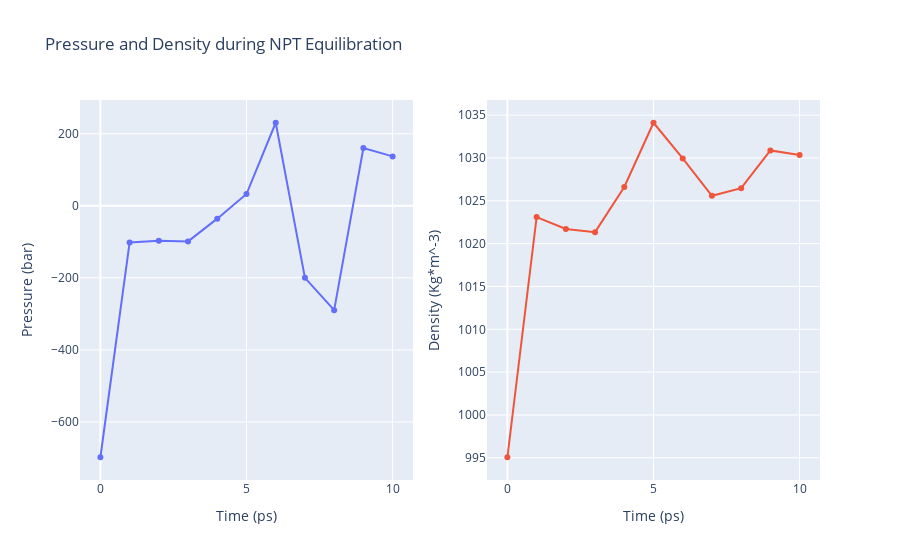

Notebook source saved alongside this figure:
### Code cell
import plotly
from plotly import subplots
import plotly.graph_objs as go

# Read pressure and density data from file 
with open(output_npt_pd_xvg,'r') as pd_file:
    x,y,z = map(
        list,
        zip(*[
            (float(line.split()[0]),float(line.split()[1]),float(line.split()[2]))
            for line in pd_file 
            if not line.startswith(("#","@")) 
        ])
    )

plotly.offline.init_notebook_mode(connected=True)

trace1 = go.Scatter(
    x=x,y=y
)
trace2 = go.Scatter(
    x=x,y=z
)

fig = subplots.make_subplots(rows=1, cols=2, print_grid=False)

fig.append_trace(trace1, 1, 1)
fig.append_trace(trace2, 1, 2)

fig['layout']['xaxis1'].update(title='Time (ps)')
fig['layout']['xaxis2'].update(title='Time (ps)')
fig['layout']['yaxis1'].update(title='Pressure (bar)')
fig['layout']['yaxis2'].update(title='Density (Kg*m^-3)')

fig['layout'].update(title='Pressure and Density during NPT Equilibration')
fig['layout'].update(showlegend=False)

plotly.offline.iplot(fig)

### Figure 1 — Plotly figure (JSON) as saved in the notebook; plotly's stock layout.template omitted (floating-point values rounded to 4 significant figures)
{"data": [{"type": "scatter", "x": [0, 1, 2, 3, 4, 5, 6, 7, 8, 9, 10], "xaxis": "x", "y": [-698.3, -101.7, -97.27, -98.94, -35.73, 32.67, 230.6, -200.1, -289.8, 160.3, 137.2], "yaxis": "y"}, {"type": "scatter", "x": [0, 1, 2, 3, 4, 5, 6, 7, 8, 9, 10], "xaxis": "x2", "y": [995.1, 1023.0, 1022.0, 1021.0, 1027.0, 1034.0, 1030.0, 1026.0, 1026.0, 1031.0, 1030.0], "yaxis": "y2"}], "layout": {"showlegend": false, "title": {"text": "Pressure and Density during NPT Equilibration"}, "xaxis": {"anchor": "y", "domain": [0, 0.45], "title": {"text": "Time (ps)"}}, "xaxis2": {"anchor": "y2", "domain": [0.55, 1], "title": {"text": "Time (ps)"}}, "yaxis": {"anchor": "x", "domain": [0, 1], "title": {"text": "Pressure (bar)"}}, "yaxis2": {"anchor": "x2", "domain": [0, 1], "title": {"text": "Density (Kg*m^-3)"}}}}
